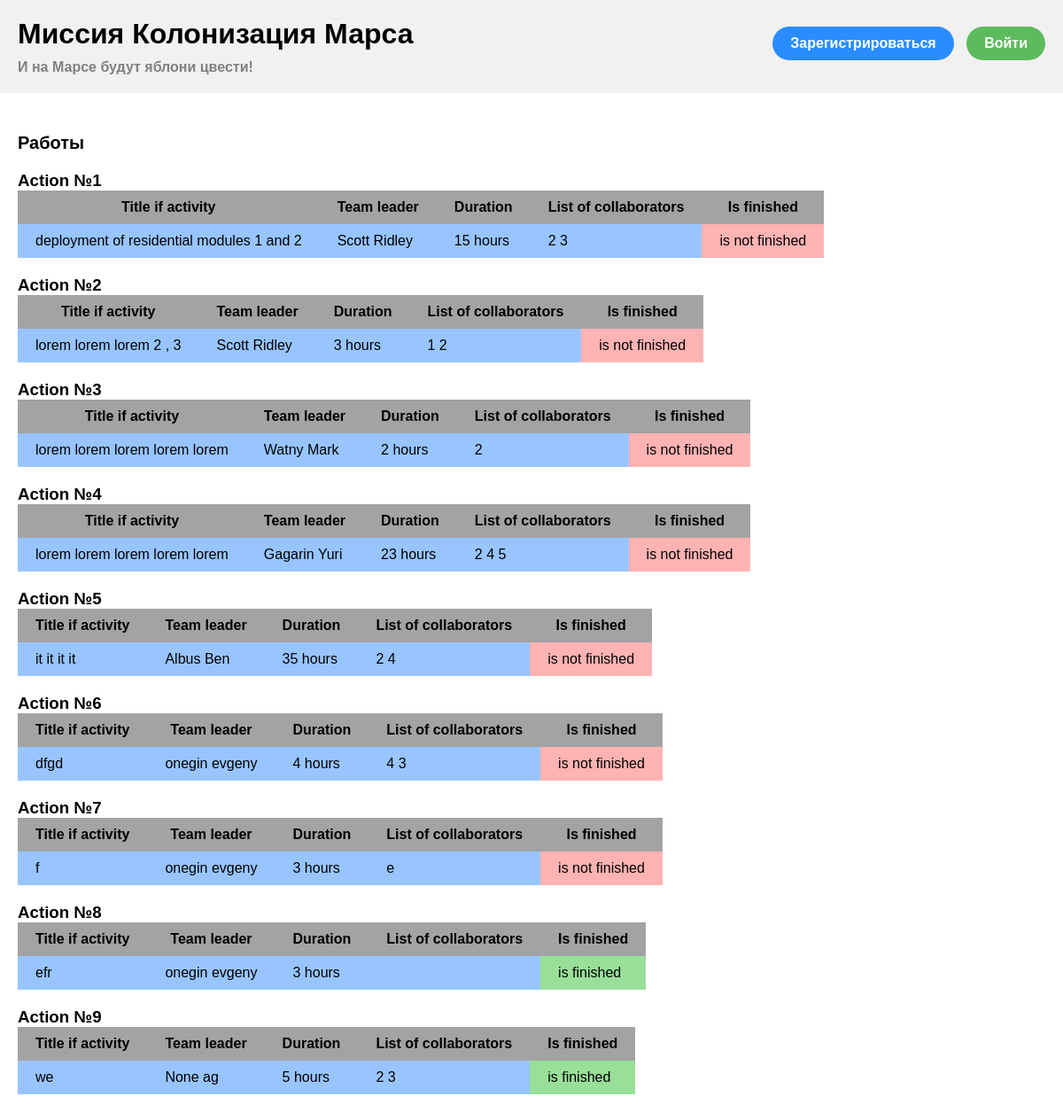
Before: / with the older database file.
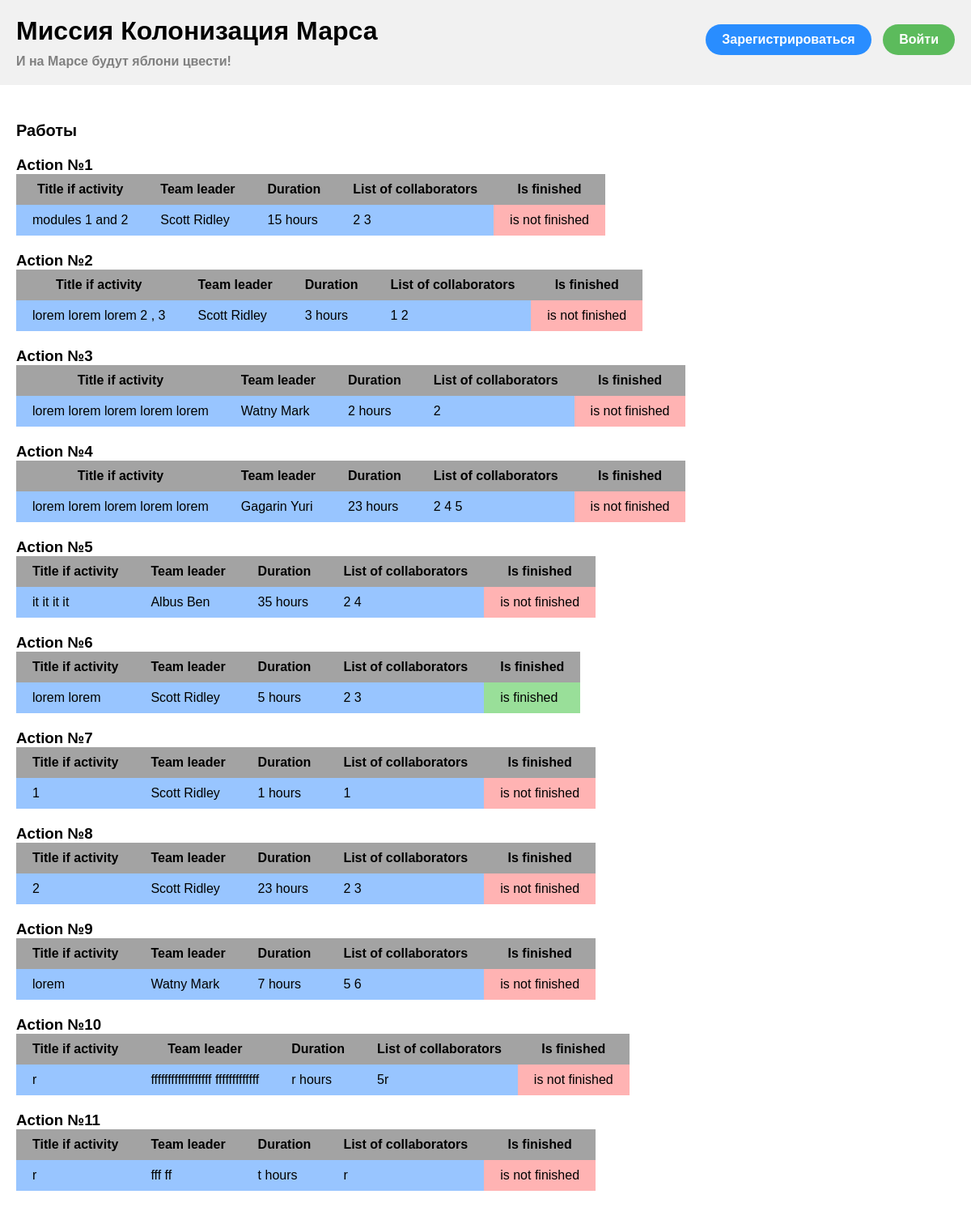
After: the same page with the newer database file.
### data/jobs.py (models this page shows)
class Jobs(SqlAlchemyBase):
    __tablename__ = 'jobs'
    id = sqlalchemy.Column(sqlalchemy.Integer,
                           primary_key=True, autoincrement=True)
    team_leader = sqlalchemy.Column(sqlalchemy.Integer, sqlalchemy.ForeignKey("users.id"), nullable=True)
    job = sqlalchemy.Column(sqlalchemy.String, nullable=True)
    work_size = sqlalchemy.Column(sqlalchemy.Integer, nullable=True)
    collaborators = sqlalchemy.Column(sqlalchemy.String, nullable=True)
    start_date = sqlalchemy.Column(sqlalchemy.DateTime, default=datetime.datetime.now)
    end_date = sqlalchemy.Column(sqlalchemy.DateTime, nullable=True)
    is_finished = sqlalchemy.Column(sqlalchemy.Boolean, default=False)
    user = orm.relationship('User', foreign_keys=[team_leader])

### data/users.py (models this page shows, shortened)
class User(SqlAlchemyBase, UserMixin):
    __tablename__ = 'users'
    id = sqlalchemy.Column(sqlalchemy.Integer,
                           primary_key=True, autoincrement=True)
    surname = sqlalchemy.Column(sqlalchemy.String, nullable=True)
    name = sqlalchemy.Column(sqlalchemy.String, nullable=True)
    age = sqlalchemy.Column(sqlalchemy.Integer, nullable=True)
    position = sqlalchemy.Column(sqlalchemy.String, nullable=True)
    speciality = sqlalchemy.Column(sqlalchemy.String, nullable=True)
    address = sqlalchemy.Column(sqlalchemy.String, nullable=True)
    email = sqlalchemy.Column(sqlalchemy.String, unique=True, nullable=True)
    hashed_password = sqlalchemy.Column(sqlalchemy.String, nullable=True)
    modified_date = sqlalchemy.Column(sqlalchemy.DateTime, default=datetime.datetime.now)
    news = orm.relationship("News", back_populates='user')
    jobs = orm.relationship("Jobs", back_populates='user')
    departments = orm.relationship("Department", back_populates='user')

### main.py (the view)
@app.route("/")
def index_jobs():
    db_sess = db_session.create_session()
    jobs = db_sess.query(Jobs).all()
    return render_template("index_jobs.html", jobs=jobs)

### data/db_session.py (called while the page is built)
def create_session() -> Session:
    global __factory
    return __factory()

### templates/index_jobs.html (shortened to what this page needs)
<!doctype html>
<html lang="ru">
    <head>
        <link rel="stylesheet" type="text/css" href="../static/css/style.css">
    </head>
    <body>
        <header class="authorization-header">
            <nav class="authorization-header__panel">
                {% if current_user.is_authenticated %}
                    <a class="navbar-brand" href="/logout">{{ current_user.surname }} {{ current_user.name }}</a>
                {% else %}
                    <p>
                        <a class="btn btn-register btn_modif" href="/register">Зарегистрироваться</a>
                        <a class="btn btn-login btn_modif" href="/login">Войти</a>
                    </p>
                {% endif %}
            </nav>
        </header>
        <main>
            {% extends "base.html" %}
            {% block content %}
            <div class="content">
                <h2 class="h2_none_margin">Работы</h2>
                {% for job in jobs%}
                <div class="item">
                    <h3>Action №{{ loop.index }}</h3>
                    <table>
                        <tr>
                            <th>Title if activity</th>
                            <th>Team leader</th>
                            <th>Duration</th>
                            <th>List of collaborators</th>
                            <th>Is finished</th>
                        </tr>
                        <tr>
                            <td>{{ job.job }}</td>
                            <td>{{ job.user.surname }} {{ job.user.name }}</td>
                            <td>{{ job.work_size }} hours</td>
                            <td>{{ job.collaborators }}</td>
                            <td class="{% if job.is_finished %} green {% else %} red {% endif %}">{% if job.is_finished %} is finished {% else %} is not finished {% endif %}</td>
                        </tr>
                    </table>
                </div>
                {% endfor %}
            </div>
            {% endblock %}

Changed rows visible on the page:
removed Jobs: job "efr", user.surname "onegin", user.name "evgeny", work_size "3", is_finished "is finished"
removed Jobs: job "we", user.surname "None", user.name "ag", work_size "5", collaborators "2 3", is_finished "is finished"
changed Jobs: job "deployment of residential modules 1 and 2" → "modules 1 and 2"
changed Jobs: job "dfgd" → "lorem lorem"; user.surname "onegin" → "Scott"; user.name "evgeny" → "Ridley"; work_size "4" → "5"; collaborators "4 3" → "2 3"; is_finished "is not finished" → "is finished"
changed Jobs (number 7 of 11 on the later page): job "f" → "1"; user.surname "onegin" → "Scott"; user.name "evgeny" → "Ridley"; work_size "3" → "1"; collaborators "e" → "1"
added Jobs: job "2", user.surname "Scott", user.name "Ridley", work_size "23", collaborators "2 3", is_finished "is not finished"
added Jobs: job "lorem", user.surname "Watny", user.name "Mark", work_size "7", collaborators "5 6", is_finished "is not finished"
added Jobs: job "r", user.surname "ffffffffffffffffff", user.name "fffffffffffff", work_size "r", collaborators "5r", is_finished "is not finished"
added Jobs: job "r", user.surname "fff", user.name "ff", work_size "t", collaborators "r", is_finished "is not finished"
